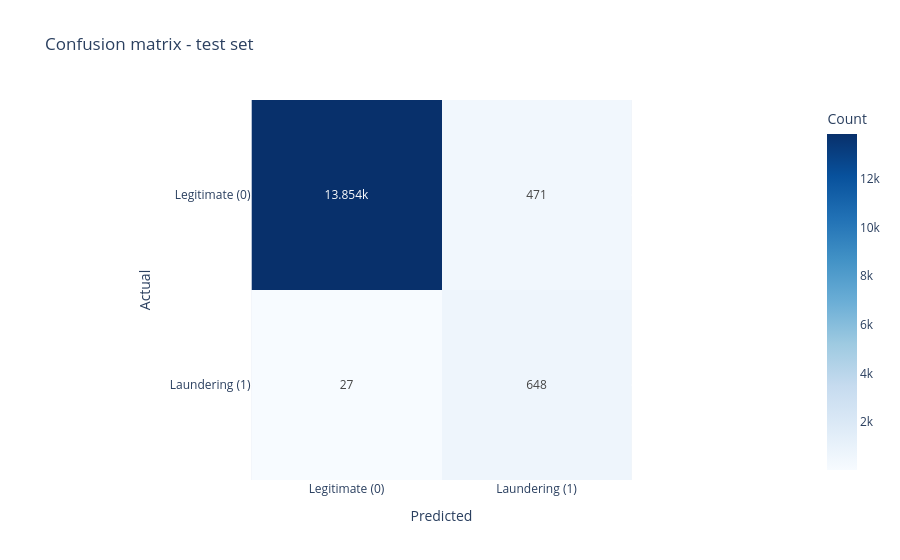

Notebook code cell kept with this figure:
### Code cell
test_probs = run_inference(model, data_test, preds_test, batch_size=1024, num_neighbors=(15, 10))
test_y = data_test.y.numpy()

metrics = compute_classification_metrics(test_y, test_probs, threshold=0.5)
print_metrics_report(metrics)

cm = metrics["confusion_matrix"]
fig = px.imshow(
    cm, text_auto=True, color_continuous_scale="Blues",
    labels=dict(x="Predicted", y="Actual", color="Count"),
    x=["Legitimate (0)", "Laundering (1)"], y=["Legitimate (0)", "Laundering (1)"],
    title="Confusion matrix - test set",
)
fig.show()

### Figure 1 — Plotly figure (JSON) as saved in the notebook; plotly's stock layout.template omitted (floating-point values rounded to 4 significant figures)
{"data": [{"coloraxis": "coloraxis", "hovertemplate": "Predicted: %{x}<br>Actual: %{y}<br>Count: %{z}<extra></extra>", "name": "0", "texttemplate": "%{z}", "type": "heatmap", "x": ["Legitimate (0)", "Laundering (1)"], "xaxis": "x", "y": ["Legitimate (0)", "Laundering (1)"], "yaxis": "y", "z": [[13854, 471], [27, 648]]}], "layout": {"coloraxis": {"autocolorscale": false, "colorbar": {"title": {"text": "Count"}}, "colorscale": [[0, "rgb(247,251,255)"], [0.125, "rgb(222,235,247)"], [0.25, "rgb(198,219,239)"], [0.375, "rgb(158,202,225)"], [0.5, "rgb(107,174,214)"], [0.625, "rgb(66,146,198)"], [0.75, "rgb(33,113,181)"], [0.875, "rgb(8,81,156)"], [1, "rgb(8,48,107)"]]}, "title": {"text": "Confusion matrix - test set"}, "xaxis": {"anchor": "y", "constrain": "domain", "domain": [0, 1], "scaleanchor": "y", "title": {"text": "Predicted"}}, "yaxis": {"anchor": "x", "autorange": "reversed", "constrain": "domain", "domain": [0, 1], "title": {"text": "Actual"}}}}
